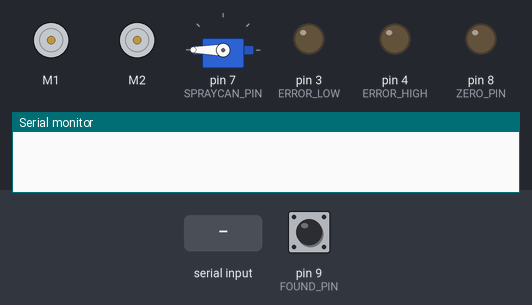
A sketch run on a simulated Arduino Uno, built with avr-gcc and run on an emulated ATmega328P. Shown: 2 × DC motor (green arrow = forward, orange = backward, longer = faster), servo, output pins drawn as LEDs (lit = HIGH), the last lines printed to the serial monitor. The inputs (shaded band) are chosen by the test bench; at power-on: pin 9 (FOUND_PIN) HIGH.

Above: at 1.2 s.
1.3 s: "90,45,200\n" received over Serial
At 2.0 s:
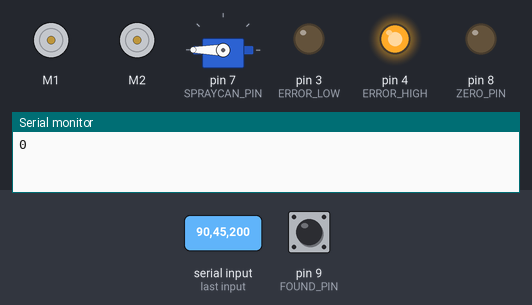
2.8 s: "90,45\n" received over Serial
At 4.9 s:
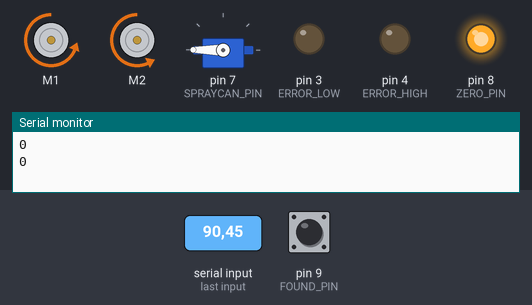
5.3 s: "30,150\n" received over Serial
At 6.9 s:
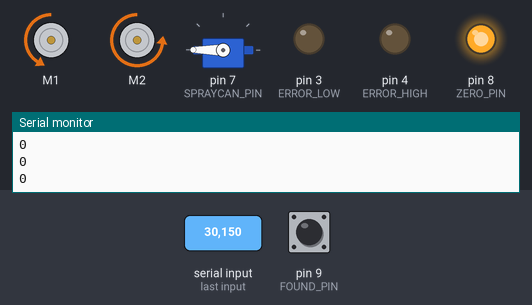
7.8 s: "0\n" received over Serial
At 10.5 s:
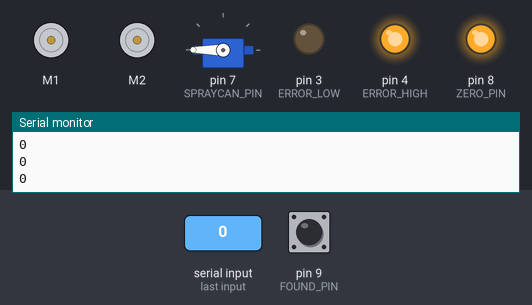
10.8 s: "1,90\n" received over Serial
At 12.2 s:
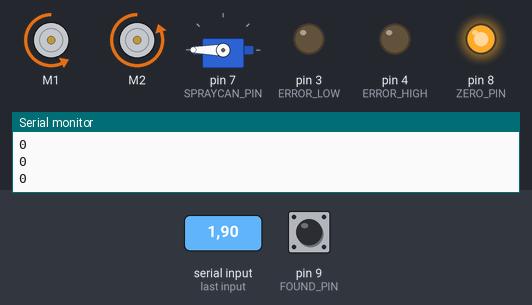
13.3 s: "30,150,10\n" received over Serial
At 14.7 s:
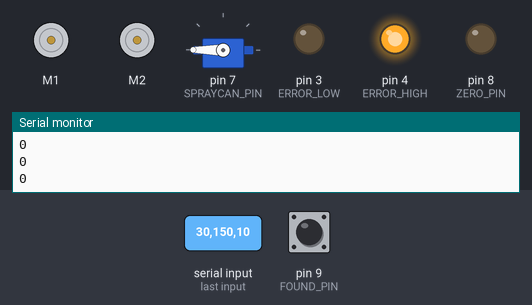
Timing chart, 0 to 15.8 s (numbered marks = the images above; inputs shaded):
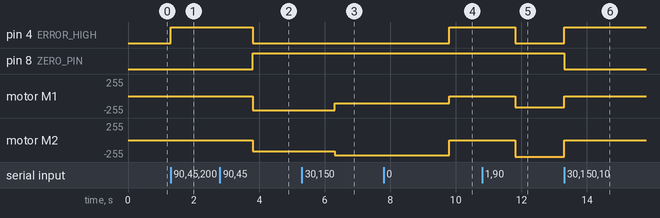

Measured:
- after the input at 1.3 s, pin 4 (ERROR_HIGH): LOW → HIGH at once
- after the input at 2.8 s, pin 4 (ERROR_HIGH): HIGH → LOW after 1.0 s; pin 8 (ZERO_PIN): LOW → HIGH after 1.0 s; motor M1: stopped → backward 210/255 after 1.0 s; motor M2: stopped → backward 165/255 after 1.0 s
- after the input at 5.3 s, motor M1: backward 210/255 → backward 105/255 after 1.0 s; motor M2: backward 165/255 → backward 225/255 after 1.0 s
- after the input at 7.8 s, pin 4 (ERROR_HIGH): LOW → HIGH after 2.0 s; motor M1: backward 105/255 → stopped after 2.0 s; motor M2: backward 225/255 → stopped after 2.0 s
- after the input at 10.8 s, pin 4 (ERROR_HIGH): HIGH → LOW after 1.0 s; motor M1: stopped → backward 165/255 after 1.0 s; motor M2: stopped → backward 254/255 after 1.0 s
- after the input at 13.3 s, pin 4 (ERROR_HIGH): LOW → HIGH at once; pin 8 (ZERO_PIN): HIGH → LOW at once; motor M1: backward 165/255 → stopped at once; motor M2: backward 254/255 → stopped at once

The sketch:

Rover_Code.ino
```cpp
//Motor Imports & Variables
#include <Wire.h>
#include <Adafruit_MotorShield.h>
//#include <SoftwareSerial.h>
#include <Servo.h>
// #include "utility/Adafruit_MS_PWMServoDriver.h"

#define ENABLE_SPRAY 0
#define BAUDRATE 9600

// Pin definitions
#define SPRAYCAN_PIN 7
#define FOUND_PIN 9
#define ZERO_PIN 8
#define ERROR_HIGH 4
#define ERROR_LOW 3
#define SPRAY_INTERVAL 5


// Initialize motor shield
Adafruit_MotorShield AFMS = Adafruit_MotorShield();
Adafruit_DCMotor* right_motor = AFMS.getMotor(1);
Adafruit_DCMotor* left_motor = AFMS.getMotor(2);

// Variables
Servo spraycan;
unsigned int spray_counter = 10;
int zero_value = 0;
int found = 0;
int left_motor_val = 255;
int right_motor_val = 255;
int new_left_motor = 255;
int new_right_motor = 255;
char buffer[20]; // Buffer for sending/receiving strings


void setup() {
  pinMode(SPRAYCAN_PIN, OUTPUT);

  AFMS.begin();  // create with the default frequency 1.6KHz
  right_motor->run(RELEASE);
  left_motor->run(RELEASE);
  spraycan.attach(SPRAYCAN_PIN);
  spraycan.write(180);

  // Initialize hardware serial
  Serial.begin(BAUDRATE);
  // Wait for serial port to connect. Needed for hardware serial
  while (!Serial) ;

  pinMode(FOUND_PIN, INPUT_PULLUP);
  pinMode(ZERO_PIN, OUTPUT);

  pinMode(ERROR_HIGH, OUTPUT);
  pinMode(ERROR_LOW, OUTPUT);
  digitalWrite(ERROR_HIGH, LOW);
  digitalWrite(ERROR_LOW, LOW);
}


void loop() {
  // If data has been received on the xbee
  if (Serial.available()) {
    // Read from serial and parse incoming data
    new_left_motor = Serial.parseInt();
    new_right_motor = Serial.parseInt();
    zero_value = Serial.parseInt();

    // Error check input
    if (new_left_motor != 0 && new_right_motor != 0 && (zero_value == 0 || zero_value == 1)) {
      left_motor_val = new_left_motor;
      right_motor_val = new_right_motor;
      digitalWrite(ERROR_HIGH, LOW);
    } else {
      // Bad input from xbee (you should reset rover and controller Unos)
      digitalWrite(ERROR_HIGH, HIGH);
      // Stop rover in event of an error
      left_motor_val = 255;
      right_motor_val = 255;
      while(Serial.available())
      {
      	int clear_buffer = Serial.read();
      }
    }

    // Adjust the speed and direction of the right and left motors
    controlMotor(right_motor_val, 1);
    controlMotor(left_motor_val, 2);

    // Pass zeroing instructions to the metal detector Uno
    // but only send instructions when a value is received from the controller
    digitalWrite(ZERO_PIN, !zero_value);

    // Send metal detector found status to controller
    found = !digitalRead(FOUND_PIN);
    Serial.println(found);

    #if ENABLE_SPRAY
    if (found) {
      spraycan.write(100);
      spray_counter = 0;
    }


    if (spray_counter < SPRAY_INTERVAL) {
      ++spray_counter;
    } else {
      spraycan.write(180);
    }
    #endif
  }
}


// Control the speed and direction of a motor
// \param motor_val the raw motor value received from controller
// \param motor which motor to control
// 1 corresponds to the right motor, 2 corresponds to the left motor
void controlMotor(int motor_val, int motor) {
  // Motor values are received as [0, 510 values]
  motor_val = motor_val - 255;

  if (motor_val > 20) {
    if (motor == 1) {
      right_motor->run(FORWARD);
      right_motor->setSpeed(motor_val);
    } else {
      left_motor->run(FORWARD);
      left_motor->setSpeed(motor_val);
    }
  } else if (motor_val < -20) {
    if (motor == 1) {
      right_motor->run(BACKWARD);
      right_motor->setSpeed((-1)*motor_val);
    } else {
      left_motor->run(BACKWARD);
      left_motor->setSpeed((-1)*motor_val);
    }
  } else {
    if (motor == 1) {
      right_motor->run(RELEASE);
    } else {
      left_motor->run(RELEASE);
    }
  }
}
```
